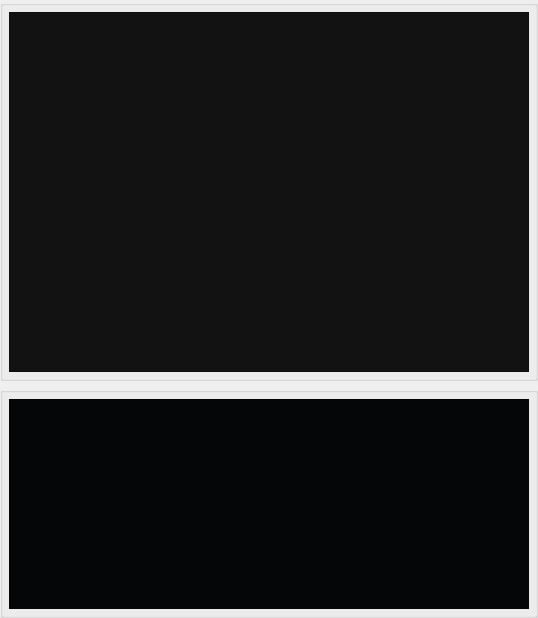
      <widget class="QWidget" name="mainLeftArea">
       <layout class="QVBoxLayout" name="mainLeftVerticalLayout">
        <property name="spacing">
         <number>6</number>
        </property>
        <property name="leftMargin">
         <number>0</number>
        </property>
        <property name="topMargin">
         <number>0</number>
        </property>
        <property name="rightMargin">
         <number>0</number>
        </property>
        <property name="bottomMargin">
         <number>0</number>
        </property>
        <item>
         <widget class="QGroupBox" name="grpImage">
          <layout class="QVBoxLayout" name="imageVerticalLayout">
           <property name="spacing">
            <number>0</number>
           </property>
           <property name="leftMargin">
            <number>6</number>
           </property>
           <property name="topMargin">
            <number>6</number>
           </property>
           <property name="rightMargin">
            <number>6</number>
           </property>
           <property name="bottomMargin">
            <number>6</number>
           </property>
           <item>
            <widget class="QFrame" name="frameSstvImage">
             <property name="minimumSize">
              <size>
               <width>520</width>
               <height>360</height>
              </size>
             </property>
             <property name="sizePolicy">
              <sizepolicy hsizetype="Expanding" vsizetype="Expanding">
               <horstretch>1</horstretch>
               <verstretch>1</verstretch>
              </sizepolicy>
             </property>
             <property name="frameShape">
              <enum>QFrame::StyledPanel</enum>
             </property>
             <property name="frameShadow">
              <enum>QFrame::Sunken</enum>
             </property>
             <property name="styleSheet">
              <string notr="true">background-color: rgb(18, 18, 18);</string>
             </property>
            </widget>
           </item>
          </layout>
         </widget>
        </item>
        <item>
         <widget class="QGroupBox" name="grpWaterfall">
          <property name="maximumSize">
           <size>
            <width>16777215</width>
            <height>16777215</height>
           </size>
          </property>
          <layout class="QVBoxLayout" name="waterfallVerticalLayout">
           <property name="spacing">
            <number>0</number>
           </property>
           <property name="leftMargin">
            <number>6</number>
           </property>
           <property name="topMargin">
            <number>6</number>
           </property>
           <property name="rightMargin">
            <number>6</number>
           </property>
           <property name="bottomMargin">
            <number>6</number>
           </property>
           <item>
            <widget class="QFrame" name="frameWaterfall">
             <property name="minimumSize">
              <size>
               <width>0</width>
               <height>210</height>
              </size>
             </property>
             <property name="maximumSize">
              <size>
               <width>16777215</width>
               <height>16777215</height>
              </size>
             </property>
             <property name="sizePolicy">
              <sizepolicy hsizetype="Expanding" vsizetype="Expanding">
               <horstretch>1</horstretch>
               <verstretch>1</verstretch>
              </sizepolicy>
             </property>
             <property name="frameShape">
              <enum>QFrame::StyledPanel</enum>
             </property>
             <property name="frameShadow">
              <enum>QFrame::Sunken</enum>
             </property>
             <property name="styleSheet">
              <string notr="true">background-color: rgb(4, 6, 8);</string>
             </property>
            </widget>
           </item>
          </layout>
         </widget>
        </item>
       </layout>
      </widget>
